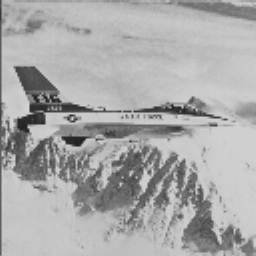
#> input picture lab02/jet.bmp, 256 x 256 px, found by its file name
$ jupyter execute 03_histogram_hw.ipynb
#> lines starting #> are read from the running program, lines starting #| are printed output that depends on the picture
## Zadanie domowe: BBHE i DSIHE

W klasycznym wyrównywaniu histogramu HE  po wykonaniu operacji jasność obrazu ulega zmianie.
Dało się to zaobserwować podczas przeprowadzonych eksperymentów.
Jeśli nie to należy uruchomić skrypt z sekcji A i zwrócić na to uwagę.
Średnia jasność dąży do środkowego poziomu szarości.
Jest to wada i dlatego klasyczne HE ma ograniczone zastosowanie.

Powstało sporo metod, które eliminują to niekorzystne zjawisko.
Najprostsze z nich polegają na dekompozycji obrazu wejściowego na dwa podobrazy (wg. pewnego kryterium).
Następnie operacja HE wykonywana jest dla tych podobrazów.

Dwie znane z literatury metody to:
- Bi-Histogram Equalization
- DSIHE - Dualistic Sub-Image Histogram Equalization

W metodzie BBHE za kryterium podziału przyjmuje się średnią jasność w obrazie.
W DSIHE obraz dzieli się na dwa podobrazy o takiej samej liczbie pikseli (jaśniejszych i ciemniejszych).

W ramach zadania należy zaimplementować wybraną metodę: BBHE lub DSIHE (ew. obie).

1. Wczytaj obraz *jet.bmp* i wylicz jego histogram.
2. W kolejnym kroku należy wyznaczyć próg podziału obrazu na dwa podobrazy (*lm*).
3. Dla BBHE wyznacz średnią jasność obrazu. Dla DSIHE można wykorzystać histogram skumulowany.
Należy znaleźć poziom jasności który znajduje się "w połowie" histogramu skumulowanego.
W tym celu warto stworzyć tablicę, zawierającą moduł histogramu skumulowanego pomniejszonego o połowę liczby pikseli.
Następnie znaleźć minimum - `np.argmin`.
4. Dalej należy podzielić histogram oryginalnego obrazu na dwa histogramy *H1* i *H2*.
Dla każdego z nich wyliczyć histogram skumulowany ($C_1$ i $C_2$) i wykonać normalizację.
Normalizacja polega na podzieleniu każdego histogramu przez jego największy element.
5. Na podstawie histogramów skumulowanych należy stworzyć przekształcenie LUT.
Należy tak przeskalować $C_1$ i $C_2$, aby uzyskać jednorodne przekształcenie.
Tablicę $C_1$ wystarczy pomnożyć przez próg podziału.
Tablicę $C_2$ należy przeskalować do przedziału: $<lm+1; 255>$, gdzie $lm$ jest progiem podziału.<br>
$C_{1n} = (lm)*C1;$<br>
$C_{2n} = lm+1 + (255-lm-1)*C2;$<br>
Następnie dwie części tablicy przekodowań należy połączyć.
6. Ostatecznie należy wykonać operację LUT i wyświetlić wynik wyrównywania histogramu.
Porównaj wynik operacji BBHE lub DSIHE z klasycznym HE.

[cell 1]
import cv2
import os
import requests
from matplotlib import pyplot as plt
import numpy as np

fileName = 'jet.bmp'
if not os.path.exists(fileName) :
    r = requests.get(url + fileName, allow_redirects=True)
    open(fileName, 'wb').write(r.content)

[cell 2]
def plot_hist(img):
    f, axs = plt.subplots(1, 2, figsize=(15, 5))
    axs[0].imshow(img, 'gray')
    axs[0].axis('off')

    hist = cv2.calcHist([img], [0], None, [256], [0, 256])
    acc_hist = np.cumsum(hist)

    axs[1].plot(hist / np.max(hist), label='hist')
    axs[1].plot(acc_hist / np.max(acc_hist), label='acc hist')
    axs[1].grid()
    axs[1].legend()
    plt.show()

[cell 3]
img = cv2.imread(fileName, cv2.IMREAD_GRAYSCALE)
#> img is the input picture: shape (256, 256); min 32, max 213, mean 169.3
hist = cv2.calcHist([img], [0], None, [256], [0, 256])
#> hist = 256 values, max 2214 at index 195, min 0 at index 0, mean 256

plot_hist(img)
#> in plot_hist, `acc_hist = np.cumsum(hist)`: acc_hist = 256 values from 0 to 65536
#> in plot_hist, `plt.show()`:
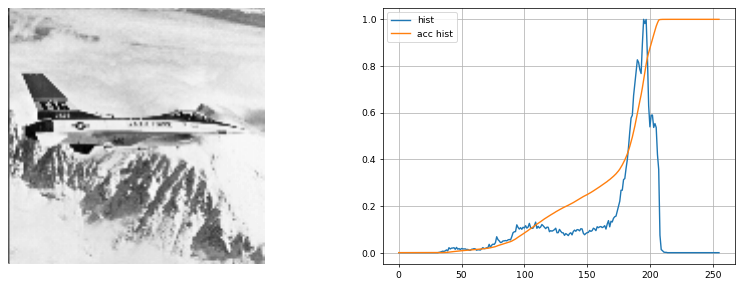
#> figure drawn by matplotlib, 2 panels; panel 2: curve peaks at x = 195, y = 1; panel 2: curve peaks at x = 213, y = 1

[cell 4]
lm1 = int(np.median(img) / 2)  # BBHE
#> lm1 = 93
lm2 = np.argmin(np.abs(np.cumsum(hist) - np.sum(hist)/2))  # DSIHE
#> lm2 = 186

for lm in [lm1, lm2]:
    H1 = np.cumsum(hist[:lm+1])
    H2 = np.cumsum(hist[lm+1:])

    C1 = H1 / np.max(H1)
    C2 = H2 / np.max(H2)

    lower_lut = lm * C1
    upper_lut = lm + 1 + (255 - lm - 1) * C2

    lut = np.concatenate((lower_lut, upper_lut)).astype(np.uint8)

    img_eq = cv2.LUT(img, lut)

    plot_hist(img_eq)
#> this loop made 2 passes
#> lm on passes 1 to 2: 93, 186
#> pass 1, `img_eq = cv2.LUT(img, lut)`:
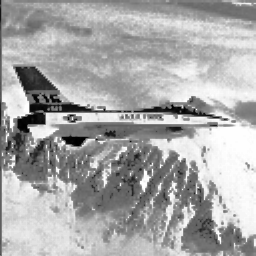
#> img_eq: shape (256, 256); min 0, max 255, mean 167.9
#> pass 1, in plot_hist (call 2), `plt.show()`:
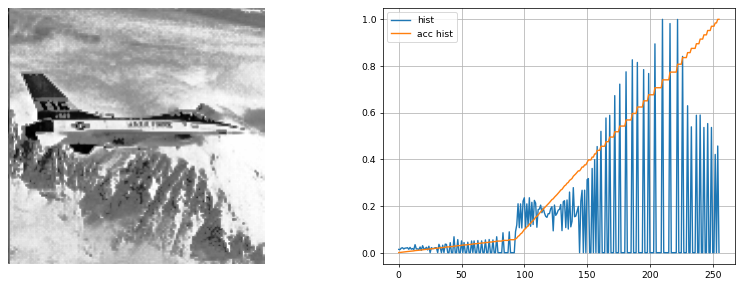
#> figure drawn by matplotlib, 2 panels; panel 2: curve peaks at x = 210, y = 1; panel 2: curve peaks at x = 255, y = 1
#> pass 2, `img_eq = cv2.LUT(img, lut)`:
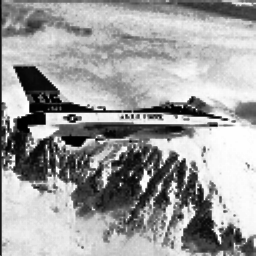
#> img_eq: shape (256, 256); min 0, max 255, mean 158.5
#> pass 2, in plot_hist (call 3), `plt.show()`:
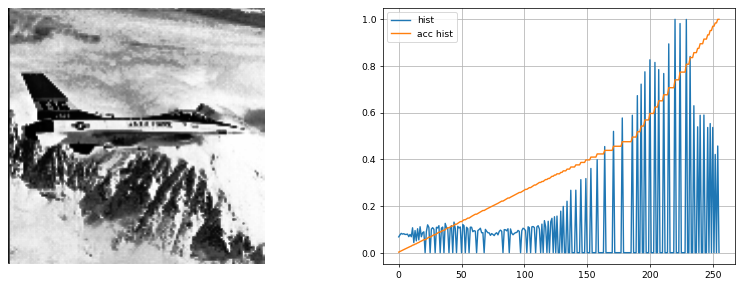
#> figure drawn by matplotlib, 2 panels; panel 2: curve peaks at x = 220, y = 1; panel 2: curve peaks at x = 255, y = 1
